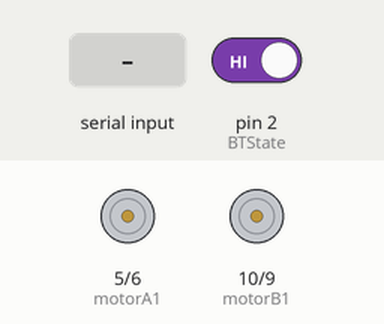
Bench run of a sketch on a simulated Arduino Uno, built with avr-gcc and run on an emulated ATmega328P. Shown: motor-driver pin pairs drawn as motors (green arrow = first pin HIGH = forward, orange = second pin HIGH = backward, longer = more drive). The test bench sets the inputs (shaded band); at power-on: pin 2 (BTState) HIGH.

Above: at 1.2 s.
1.3 s: "F" received over Serial
At 1.8 s:
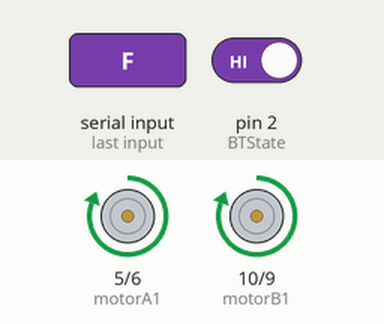
2.8 s: byte 73 ('I') received over Serial
At 4.0 s:
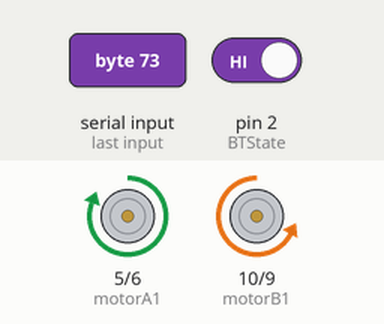
4.3 s: byte 72 ('H') received over Serial
At 5.3 s:
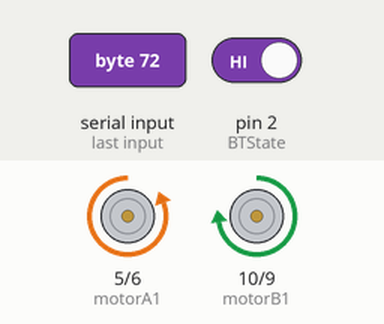
5.8 s: byte 74 ('J') received over Serial
At 6.4 s:
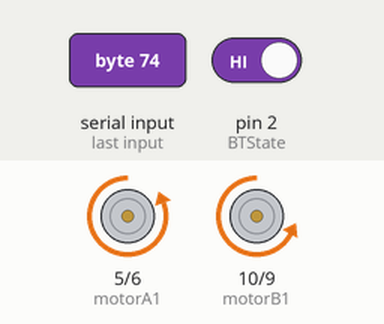
7.3 s: "G" received over Serial
At 8.5 s:
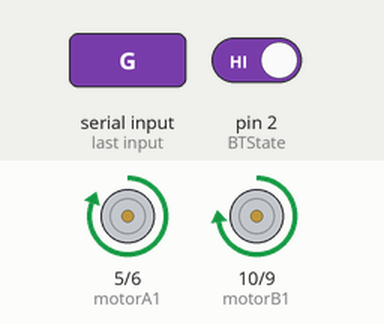
8.8 s: pin 2 (BTState) driven LOW
At 9.9 s:
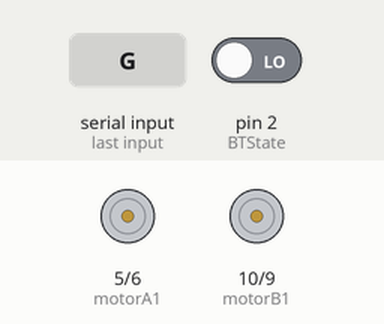
Timing chart, 0 to 11.3 s (numbered marks = the images above; inputs shaded):
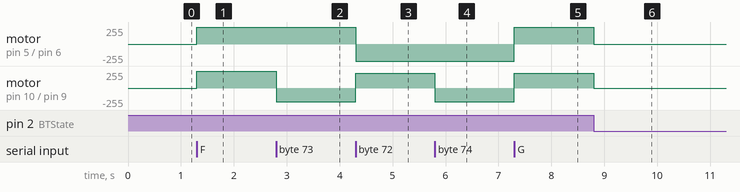

The sketch:

controller.ino
```cpp
/*
 * Hamudi Hasan Sonet
 * uiurobotics@gmail.com
 * President : UIU Robotics Club
*/

const int motorA1  = 5;
const int motorA2  = 6;
const int motorB1  = 10;
const int motorB2  = 9;
const int BTState = 2;
int state;
int vSpeed=255 ;

void setup()
{

    // wheel dc motor
    pinMode(motorA1, OUTPUT);
    pinMode(motorA2, OUTPUT);
    pinMode(motorB1, OUTPUT);
    pinMode(motorB2, OUTPUT);

    // for Bluetooth
    pinMode(BTState, INPUT);
    Serial.begin(9600);
}

void loop()
{
    if(digitalRead(BTState)==LOW)
    {
        state='S';
    }

    if(Serial.available() > 0)
    {
        state = Serial.read();
    }

    if (state == '0')
    {
        vSpeed=0;
    }
    else if (state == '1')
    {
        vSpeed=100;
    }
    else if (state == '2')
    {
        vSpeed=180;
    }
    else if (state == '3')
    {
        vSpeed=230;
    }
    else if (state == '4')
    {
        vSpeed=255;
    }

    if(state =='F')
    {
        forward();
    }

    else if(state =='B')
    {
        backward();
    }
    else if(state =='L')
    {
        left();

    }
    else if(state =='R')
    {
        right();
    }
    else if(state =='G')
    {
        forwardleft();
    }

    else if(state =='I')
    {
        forwardRight();
    }
    else if(state =='H')
    {
        backwardLeft();
    }
    else if(state =='J')
    {
        backwardRight();
    }
    else if(state =='S')
    {
        stop_bot();
    }
}

void forward()
{
    analogWrite(motorA1, vSpeed);
    analogWrite(motorA2, 0);

    analogWrite(motorB1, vSpeed);
    analogWrite(motorB2, 0);
}
void backward()
{
    analogWrite(motorA1, 0);
    analogWrite(motorA2, vSpeed);

    analogWrite(motorB1, 0);
    analogWrite(motorB2, vSpeed);
}
void left()
{
    analogWrite(motorA1, vSpeed);
    analogWrite(motorA2, 0);
    analogWrite(motorB1, 0);
    analogWrite(motorB2, vSpeed);
}
void right()
{
    analogWrite(motorA1, 0);
    analogWrite(motorA2, vSpeed);

    analogWrite(motorB1, vSpeed);
    analogWrite(motorB2, 0);
}

void stop_bot()
{
    analogWrite(motorA1, 0);
    analogWrite(motorA2, 0);
    analogWrite(motorB1, 0);
    analogWrite(motorB2, 0);
}
void forwardleft()
{
    analogWrite(motorA1, vSpeed);
    analogWrite(motorA2, 0);
    analogWrite(motorB1, vSpeed-50);
    analogWrite(motorB2, 0);
}
void forwardRight()
{
    analogWrite(motorA1, vSpeed);
    analogWrite(motorA2, 0);
    analogWrite(motorB1, 0);
    analogWrite(motorB2, vSpeed-50);
}
void backwardLeft()
{
    analogWrite(motorA1, 0);
    analogWrite(motorA2, vSpeed);
    analogWrite(motorB1, vSpeed-30);
    analogWrite(motorB2, 0);
}
void backwardRight()
{
    analogWrite(motorA1, 0);
    analogWrite(motorA2, vSpeed);
    analogWrite(motorB1, 0);
    analogWrite(motorB2, vSpeed-50);
}
```

Measured:
- after the input at 1.3 s, motor on pin 5 (motorA1) / pin 6 (motorA2), motor on pin 10 (motorB1) / pin 9 (motorB2): stopped → forward 255/255 at once
- after the input at 2.8 s, motor on pin 10 (motorB1) / pin 9 (motorB2): forward 255/255 → backward 205/255 at once
- after the input at 4.3 s, motor on pin 5 (motorA1) / pin 6 (motorA2): forward 255/255 → backward 255/255 at once; motor on pin 10 (motorB1) / pin 9 (motorB2): backward 205/255 → forward 225/255 at once
- after the input at 5.8 s, motor on pin 10 (motorB1) / pin 9 (motorB2): forward 225/255 → backward 205/255 at once
- after the input at 7.3 s, motor on pin 5 (motorA1) / pin 6 (motorA2): backward 255/255 → forward 255/255 at once; motor on pin 10 (motorB1) / pin 9 (motorB2): backward 205/255 → forward 225/255 at once
- after the input at 8.8 s, motor on pin 5 (motorA1) / pin 6 (motorA2): forward 255/255 → stopped at once; motor on pin 10 (motorB1) / pin 9 (motorB2): forward 225/255 → stopped at once
